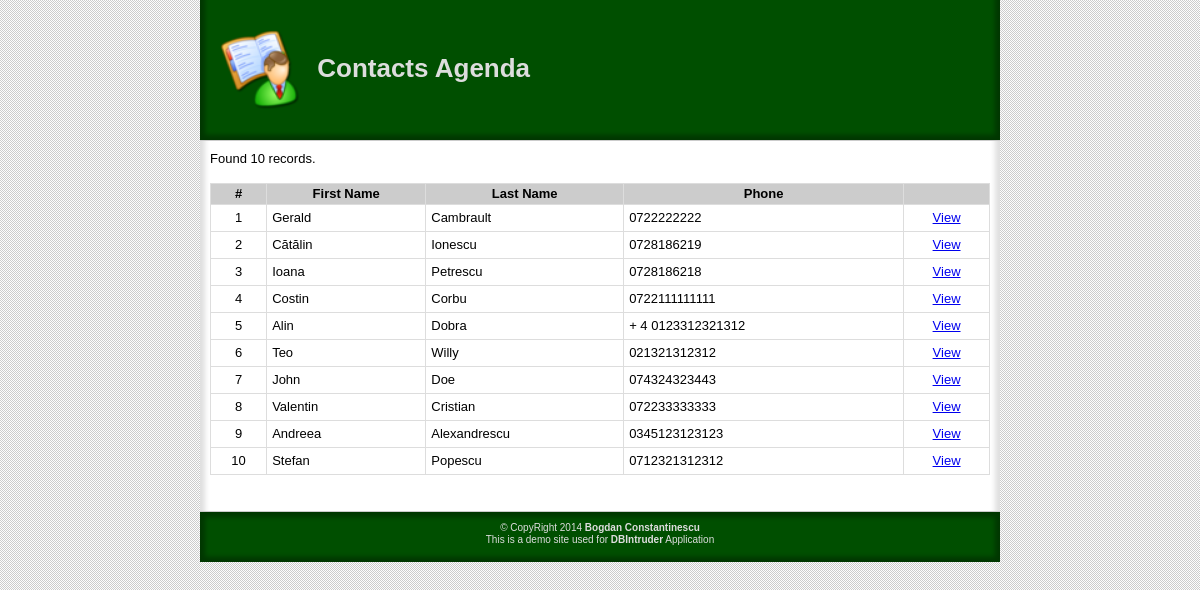
Screenshot of /mysql/index.php with the database file from the repository.
### tables this page shows
CREATE TABLE IF NOT EXISTS `contacts` (
  `id` int(10) unsigned NOT NULL AUTO_INCREMENT,
  `firstname` varchar(100) NOT NULL,
  `lastname` varchar(100) NOT NULL,
  `street` varchar(255) DEFAULT NULL,
  `postalcode` varchar(10) DEFAULT NULL,
  `city` varchar(100) DEFAULT NULL,
  `region_id` int(10) unsigned DEFAULT NULL,
  `phone` varchar(100) NOT NULL,
  `email` varchar(120) DEFAULT NULL,
  `img_path` varchar(255) DEFAULT NULL,
  PRIMARY KEY (`id`),
  KEY `fk_contacts_regions` (`region_id`)
);

### includes/func/get_all_contacts.inc.php (called while the page is built)
<?php
function getAllContacts() {
    global $db;
    $returnValue = array();
    $result = $db->query("SELECT * FROM contacts");
    if (false !== $result) {
        $returnValue = $result->fetchAll();
    }
    return $returnValue;
}

### mysql/index.php (the view, shortened to what this page needs)
<?php
require_once 'db/connect_mysql.inc.php';
require_once 'func/get_all_contacts.inc.php';
$contacts = getAllContacts();
$contactsCount = count($contacts);
?>
<?php require_once 'pages/header.inc.php'; ?>
<p>Found <?php echo $contactsCount; ?> records.</p>
<br />
<?php if ($contactsCount): ?>
    <table class="contacts">
        <thead>
            <tr>
                <th>#</th>
                <th>First Name</th>
                <th>Last Name</th>
                <th>Phone</th>
                <th></th>
            </tr>
        </thead>
        <tbody>
            <?php foreach ($contacts as $k => $contact): ?>
                <tr>
                    <td class="center"><?php echo $k + 1; ?></td>
                    <td><?php echo htmlspecialchars($contact['firstname']); ?></td>
                    <td><?php echo htmlspecialchars($contact['lastname']); ?></td>
                    <td><?php echo htmlspecialchars($contact['phone']); ?></td>
                    <td class="center"><a href="mysql/numeric/contact.php?id=<?php echo intval($contact['id']); ?>">View</a></td>
                </tr>
            <?php endforeach; ?>
        </tbody>
    </table>
<?php endif; ?>
<?php require_once 'pages/footer.inc.php'; ?>

### includes/pages/header.inc.php (shortened to what this page needs)
<!DOCTYPE html>
<html>
    <head>
        <link href="css/main.css" media="screen" rel="stylesheet" type="text/css" />
    </head>
    <body>
        <div class="container">
            <div class="header">
                <h1><a href=""><img src="images/contacts-logo.png" alt="" /></a> Contacts Agenda</h1>
            </div>
            <div class="content">

### includes/pages/footer.inc.php (shortened to what this page needs)
            </div>
            <div class="footer">
                <p>&copy; CopyRight 2014<?php if (date('Y') != '2014'): ?> - <?php echo date('Y'); ?><?php endif; ?> <strong>Bogdan Constantinescu</strong></p>
                <p>This is a demo site used for <strong>DBIntruder</strong> Application</p>
            </div>
        </div>
    </body>
</html>

### css/main.css (style rules this page uses)
body { font: 13px/1.231 arial,helvetica,clean,sans-serif; *font-size: small; *font: x-small; background: url('../images/bkg_texture.jpg') repeat; }
* { padding: 0; margin: 0; }
.container { width: 800px; margin: auto; }
.header { background: url('../images/header.png') repeat-y; height: 120px; padding: 20px 10px 0px 20px; color: #DDD; }
.header img { vertical-align: middle; margin-right: 10px; padding: 10px 0px 10px 0; width: 80px; height: 80px; }
.content { background: url('../images/main.png') repeat-y; min-height: 350px; border-top: 1px solid #CCC; border-bottom: 1px solid #CCC; padding: 10px 10px 10px 10px; background-color: #CCC; }
.footer { height: 30px; text-align: center; font-size: 77%; padding: 10px 0px 10px 0; background: url('../images/footer.png'); color: #DDD; }
.contacts { width: 100%; border: 1px #DDD solid; border-collapse: collapse; }
.contacts td { border: 1px #DDD solid; padding: 5px; }
.contacts th { border: 1px #DDD solid; padding: 2px; background-color: #CCC; }
.center { text-align: center; }

### rows the page displays
contacts: firstname "Gerald", lastname "Cambrault", phone "0722222222"
contacts: firstname "Cătălin", lastname "Ionescu", phone "0728186219"
contacts: firstname "Ioana", lastname "Petrescu", phone "0728186218"
contacts: firstname "Costin", lastname "Corbu", phone "0722111111111"
contacts: firstname "Alin", lastname "Dobra", phone "+ 4 0123312321312"
contacts: firstname "Teo", lastname "Willy", phone "021321312312"
contacts: firstname "John", lastname "Doe", phone "074324323443"
contacts: firstname "Valentin", lastname "Cristian", phone "072233333333"
contacts: firstname "Andreea", lastname "Alexandrescu", phone "0345123123123"
contacts: firstname "Stefan", lastname "Popescu", phone "0712321312312"

### other values shown
$contactsCount "10"
